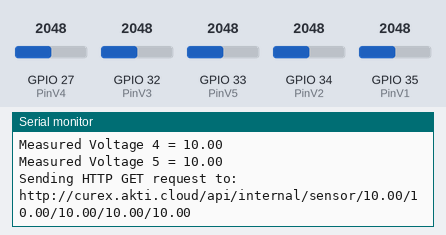
This sketch was run on a simulated ESP32. Parts: the last lines printed to the serial monitor. Inputs (shaded band) come from the test bench; at power-on: GPIO 27 (PinV4) = 2048, GPIO 32 (PinV3) = 2048, GPIO 33 (PinV5) = 2048, GPIO 34 (PinV2) = 2048, GPIO 35 (PinV1) = 2048. WiFi joins after 1.5 s; servers stay silent unless stated.

Above: at 4.1 s.
4.2 s: GPIO 27 (PinV4) set to 2866
At 5.0 s:
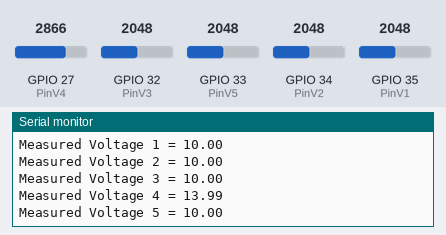
5.9 s: GPIO 32 (PinV3) set to 2866
At 6.65 s:
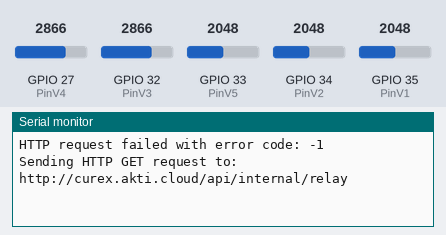
7.6 s: GPIO 33 (PinV5) set to 2866
At 8.4 s:
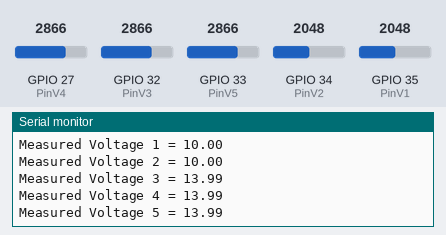
9.3 s: GPIO 34 (PinV2) set to 2866
At 10.0 s:
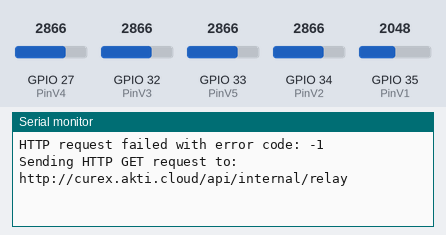
11.0 s: GPIO 35 (PinV1) set to 2866
At 11.11 s:
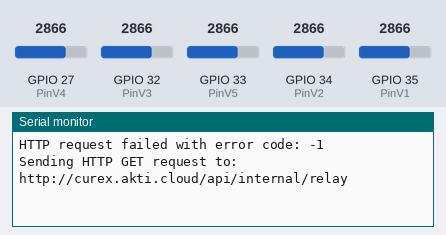
12.7 s: GPIO 27 (PinV4) set to 3972
At 13.9 s:
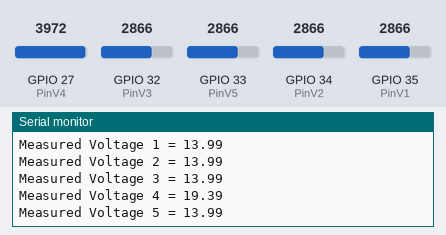
Timing chart, 0 to 15.4 s (numbered marks = the images above; inputs shaded):
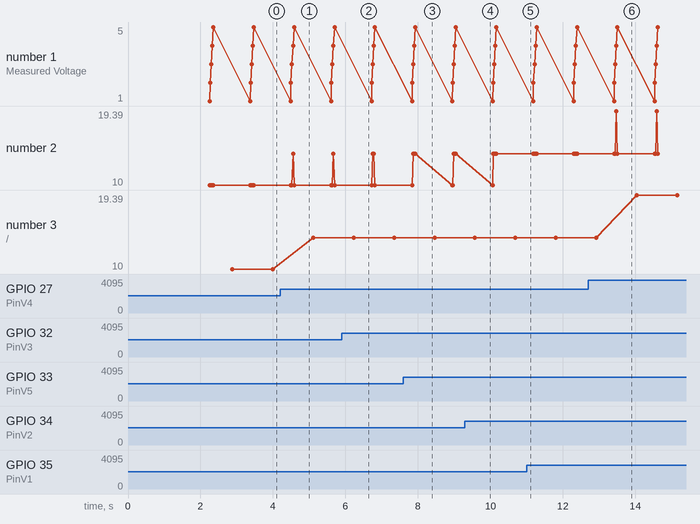

Measured:
- after the input at 4.2 s, the serial monitor: prints a new line after 0.35 s (image 1)
- after the input at 7.6 s, the serial monitor: prints a new line after 0.33 s (image 3)
- after the input at 12.7 s, the serial monitor: prints a new line after 0.78 s (image 6)
- plotted number 3: 10 → 13.99 after the input at 4.2 s, 13.99 → 19.39 after the input at 12.7 s

The sketch:

esp32Send.ino
```cpp
//DIBUAT OLEH TIER SINYO
//IG : @Tierkunn_
#include <WiFi.h>
#include <HTTPClient.h>
#include <ArduinoJson.h>
#include <Arduino.h>

//Deklerasi Pin Relay
#define R1 14  //R1 Pin
#define R2 26  //R2 Pin
#define R3 13  //R3 Pin
#define R4 12  //R4 Pin

#define PinV1 35
#define PinV2 34
#define PinV3 32
#define PinV4 27
#define PinV5 33

const char* ssid = "AKTI-GUEST";    // Ganti dengan SSID WiFi Anda
const char* password = "guest@123";  // Ganti dengan password WiFi Anda

bool R1_Value = false;
bool R2_Value = false;
bool R3_Value = false;
bool R4_Value = false;

String base_url = "curex.akti.cloud";
String APIHealth = "true";

unsigned long previousMillisPLC = 0;  // Variable to store the last time getSerial() was called
const long intervalPLC = 1000;        // Interval at which to run getSerial() (in milliseconds)

float voltage1;  //real value
float voltage2;  //real value
float voltage3;  //real value
float voltage4;  //real value
float voltage5;  //real value

#define REF_VOLTAGE 4.0
#define ADC_RESOLUTION 4096.0
#define R1_Values 30000.0  // resistor values in voltage sensor (in ohms)
#define R2_Values 7500.0   // resistor values in voltage sensor (in ohms)

float offset = 00.0;

void setup() {
  Serial.begin(9600);

  //Pinmode relay
  pinMode(R1, OUTPUT);
  pinMode(R2, OUTPUT);
  pinMode(R3, OUTPUT);
  pinMode(R4, OUTPUT);

  //Set OFF saat starting
  digitalWrite(R1, HIGH);
  digitalWrite(R2, HIGH);
  digitalWrite(R3, HIGH);
  digitalWrite(R4, HIGH);
  //Blynk.begin(BLYNK_AUTH_TOKEN, ssid, pass);
}

void loop() {
  connectionHandler();
  relayController();
  // Check if it's time to run getSerial
  unsigned long currentMillis = millis();
  if (currentMillis - previousMillisPLC >= intervalPLC) {
    previousMillisPLC = currentMillis;
    getSensor();
  }
}

void connectionHandler() {
  if (WiFi.status() != WL_CONNECTED) {
    Serial.println("WiFi Disconnected. Reconnecting...");
    WiFi.disconnect();
    WiFi.begin(ssid, password);
    while (WiFi.status() != WL_CONNECTED) {
      delay(1000);
      Serial.println("Reconnecting to WiFi...");
    }
    Serial.println("Reconnected to WiFi");
  }
}

void relayController() {
  getRelayInfo();
  if (R1_Value == true) {
    digitalWrite(R1, LOW);
    //callbackAuto();
  } else {
    digitalWrite(R1, HIGH);
  }

  if (R2_Value == true) {
    digitalWrite(R2, LOW);
    //callbackFaultReset();
  } else {
    digitalWrite(R2, HIGH);
  }

  if (R3_Value == true) {
    digitalWrite(R3, LOW);
    //callbackMasterOn();
  } else {
    digitalWrite(R3, HIGH);
  }

  if (R4_Value == true) {
    digitalWrite(R4, LOW);
    //callbackMasterOn();
  } else {
    digitalWrite(R4, HIGH);
  }
}

void getRelayInfo() {
  if (WiFi.status() == WL_CONNECTED) {
    HTTPClient http;

    String url = "http://" + base_url + "/api/internal/relay";

    Serial.print("Sending HTTP GET request to: ");
    Serial.println(url);

    http.begin(url);

    int httpCode = http.GET();
    if (httpCode > 0) {
      if (httpCode == HTTP_CODE_OK) {
        String payload = http.getString();
        Serial.println("Response payload:");
        Serial.println(payload);

        DynamicJsonDocument doc(1024);
        deserializeJson(doc, payload);
        R1_Value = doc["relay"]["relay1"].as<bool>();
        R2_Value = doc["relay"]["relay2"].as<bool>();
        R3_Value = doc["relay"]["relay3"].as<bool>();
        R4_Value = doc["relay"]["relay4"].as<bool>();

        APIHealth = "Yes";
      } else {
        Serial.print("HTTP request failed with error code: ");
        Serial.println(httpCode);
        APIHealth = "No";
      }
    } else {
      Serial.print("HTTP request failed with error code: ");
      Serial.println(httpCode);
      APIHealth = "No";
    }

    http.end();
  }
}

void getSensor() {
  int adc_value = analogRead(PinV1);
  float voltage_adc = ((float)adc_value * REF_VOLTAGE) / ADC_RESOLUTION;
  float voltage_in = voltage_adc * (R1_Values + R2_Values) / R2_Values;
  Serial.print("Measured Voltage 1 = ");
  Serial.println(voltage_in, 2);
  voltage1 = voltage_in;

  //================================================================
  int adc_value2 = analogRead(PinV2);
  float voltage_adc2 = ((float)adc_value2 * REF_VOLTAGE) / ADC_RESOLUTION;
  float voltage_in2 = voltage_adc2 * (R1_Values + R2_Values) / R2_Values;
  Serial.print("Measured Voltage 2 = ");
  Serial.println(voltage_in2, 2);
  voltage2 = voltage_in2;

  //================================================================
  int adc_value3 = analogRead(PinV3);
  float voltage_adc3 = ((float)adc_value3 * REF_VOLTAGE) / ADC_RESOLUTION;
  float voltage_in3 = voltage_adc3 * (R1_Values + R2_Values) / R2_Values;
  Serial.print("Measured Voltage 3 = ");
  Serial.println(voltage_in3, 2);
  voltage3 = voltage_in3;

  //================================================================
  int adc_value4 = analogRead(PinV4);
  float voltage_adc4 = ((float)adc_value4 * REF_VOLTAGE) / ADC_RESOLUTION;
  float voltage_in4 = voltage_adc4 * (R1_Values + R2_Values) / R2_Values;
  Serial.print("Measured Voltage 4 = ");
  Serial.println(voltage_in4, 2);
  voltage4 = voltage_in4;

  //================================================================
  int adc_value5 = analogRead(PinV5);
  float voltage_adc5 = ((float)adc_value5 * REF_VOLTAGE) / ADC_RESOLUTION;
  float voltage_in5 = voltage_adc5 * (R1_Values + R2_Values) / R2_Values;
  Serial.print("Measured Voltage 5 = ");
  Serial.println(voltage_in5, 2);
  voltage5 = voltage_in5;

  delay(500);

  if (WiFi.status() == WL_CONNECTED) {
    HTTPClient http;

    String url = "http://" + base_url + "/api/internal/sensor/" + String(voltage1) + "/" + String(voltage2) + "/" + String(voltage3) + "/" + String(voltage4) + "/" + String(voltage5);

    Serial.print("Sending HTTP GET request to: ");
    Serial.println(url);

    http.begin(url);

    int httpCode = http.GET();
    if (httpCode > 0) {
      if (httpCode == HTTP_CODE_OK) {
        String payload = http.getString();
        Serial.println("Response payload:");
        Serial.println(payload);

        DynamicJsonDocument doc(1024);
        deserializeJson(doc, payload);

        APIHealth = "Yes";
      } else {
        Serial.print("HTTP request failed with error code: ");
        Serial.println(httpCode);
        APIHealth = "No";
      }
    } else {
      Serial.print("HTTP request failed with error code: ");
      Serial.println(httpCode);
      APIHealth = "No";
    }

    http.end();
  }
}
```
